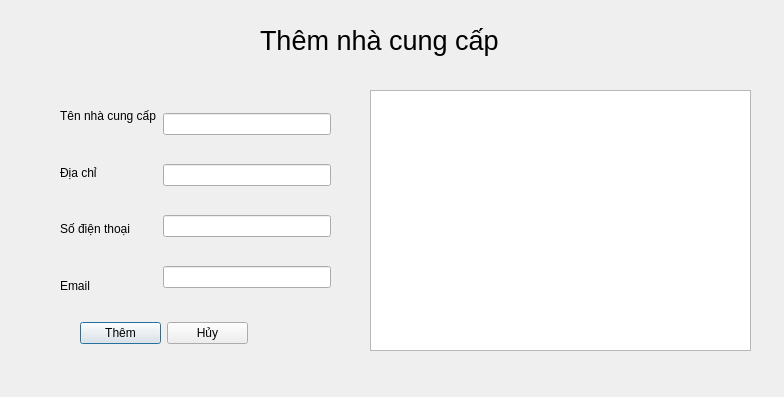
<?xml version="1.0" encoding="UTF-8"?>
<ui version="4.0">
 <class>add_supplier</class>
 <widget class="QDialog" name="add_supplier">
  <property name="geometry">
   <rect>
    <x>0</x>
    <y>0</y>
    <width>784</width>
    <height>397</height>
   </rect>
  </property>
  <property name="windowTitle">
   <string>Thêm nhà cung cấp</string>
  </property>
  <widget class="QLabel" name="label_3">
   <property name="geometry">
    <rect>
     <x>260</x>
     <y>20</y>
     <width>241</width>
     <height>41</height>
    </rect>
   </property>
   <property name="font">
    <font>
     <pointsize>20</pointsize>
    </font>
   </property>
   <property name="text">
    <string>Thêm nhà cung cấp</string>
   </property>
  </widget>
  <widget class="QWidget" name="layoutWidget">
   <property name="geometry">
    <rect>
     <x>60</x>
     <y>90</y>
     <width>271</width>
     <height>221</height>
    </rect>
   </property>
   <layout class="QHBoxLayout" name="horizontalLayout">
    <item>
     <layout class="QVBoxLayout" name="verticalLayout">
      <item>
       <widget class="QLabel" name="label">
        <property name="text">
         <string>Tên nhà cung cấp</string>
        </property>
       </widget>
      </item>
      <item>
       <widget class="QLabel" name="label_2">
        <property name="text">
         <string>Địa chỉ</string>
        </property>
       </widget>
      </item>
      <item>
       <widget class="QLabel" name="lb_sdtNCC">
        <property name="text">
         <string>Số điện thoại</string>
        </property>
       </widget>
      </item>
      <item>
       <widget class="QLabel" name="lb_emailNCC">
        <property name="text">
         <string>Email</string>
        </property>
       </widget>
      </item>
     </layout>
    </item>
    <item>
     <layout class="QVBoxLayout" name="verticalLayout_2">
      <item>
       <widget class="QLineEdit" name="le_tenNCC"/>
      </item>
      <item>
       <widget class="QLineEdit" name="le_dia_chi"/>
      </item>
      <item>
       <widget class="QLineEdit" name="le_sdtNCC"/>
      </item>
      <item>
       <widget class="QLineEdit" name="le_emailNCC"/>
      </item>
     </layout>
    </item>
   </layout>
  </widget>
  <widget class="QTableView" name="tv_nha_cung_cap">
   <property name="geometry">
    <rect>
     <x>370</x>
     <y>90</y>
     <width>381</width>
     <height>261</height>
    </rect>
   </property>
  </widget>
  <widget class="QWidget" name="">
   <property name="geometry">
    <rect>
     <x>80</x>
     <y>320</y>
     <width>168</width>
     <height>26</height>
    </rect>
   </property>
   <layout class="QHBoxLayout" name="horizontalLayout_2">
    <item>
     <widget class="QPushButton" name="pushButton">
      <property name="text">
       <string>Thêm</string>
      </property>
     </widget>
    </item>
    <item>
     <widget class="QPushButton" name="pushButton_2">
      <property name="text">
       <string>Hủy</string>
      </property>
     </widget>
    </item>
   </layout>
  </widget>
 </widget>
 <resources/>
 <connections/>
</ui>
